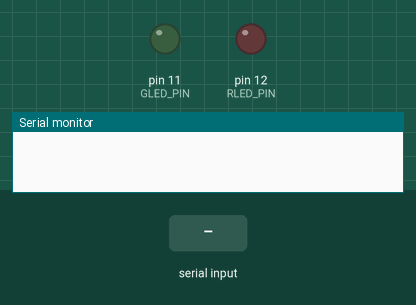
Bench run of a sketch on a simulated Arduino Uno, built with avr-gcc and run on an emulated ATmega328P. Parts: output pins drawn as LEDs (lit = HIGH), the last lines printed to the serial monitor. The test bench sets the inputs (shaded band).

Above: at 2.5 s.
2.6 s: "R" received over Serial
At 5.3 s:
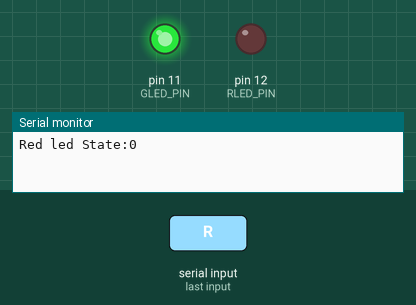
5.6 s: "G" received over Serial
At 10.2 s:
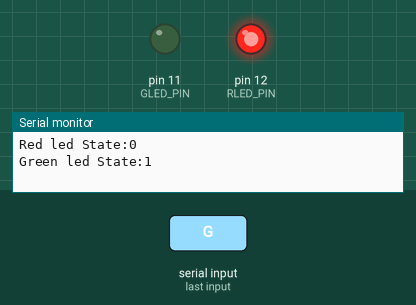
Timing chart, 0 to 13.5 s (numbered marks = the images above; inputs shaded):
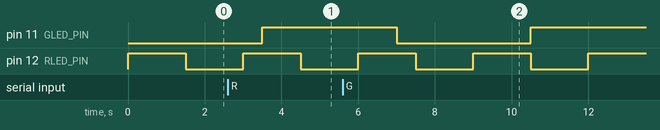

Measured:
- by itself, pin 12 (RLED_PIN): alternates HIGH for 1.5 s and LOW for 1.5 s

The sketch:

2led.ino
```cpp
#include <TimerOne.h>

const int RLED_PIN = 12;
const int GLED_PIN = 11;

const float R_HALF_PERIOD = 1.5;
const float G_HALF_PERIOD = 3.5;

int greenLedState = LOW;
int redLedState = LOW;

char c;

void blinkGreen(){
  greenLedState = !greenLedState;
  digitalWrite(GLED_PIN, greenLedState);

}
void setup() {

  pinMode(RLED_PIN,OUTPUT);
  pinMode(GLED_PIN,OUTPUT);
  Timer1.initialize(G_HALF_PERIOD * 1e06);
  Timer1.attachInterrupt(blinkGreen);

  Serial.begin(9600);
  while(!Serial);


}

void loop() {
  redLedState = !redLedState;
  digitalWrite(RLED_PIN, redLedState);
  delay(R_HALF_PERIOD * 1e03);

  if(Serial.available()>0){
    c = Serial.peek();
    Serial.read();
    if(c=='R'){
      Serial.print("Red led State:");
      Serial.println(redLedState);
    }
    else if(c=='G'){
      Serial.print("Green led State:");
      Serial.println(greenLedState);
    }
  }
  c = ' ';

}
```
